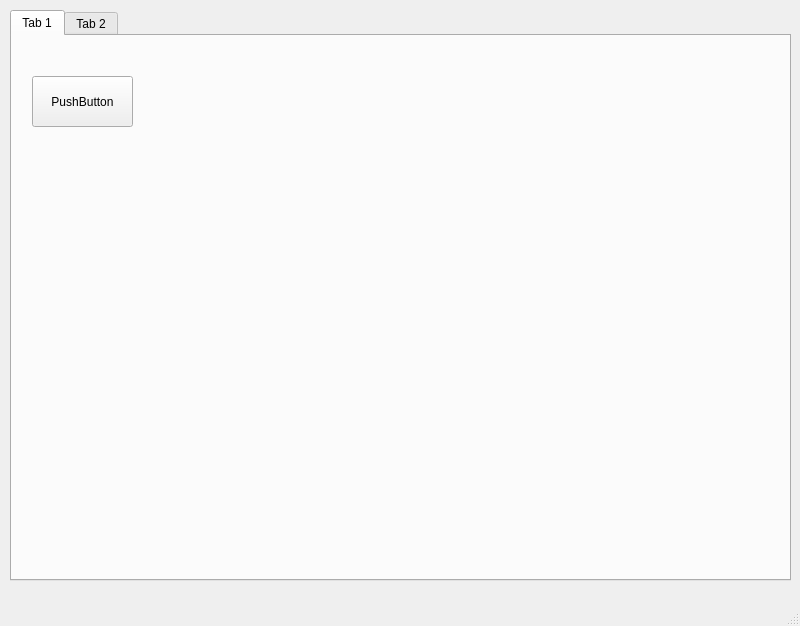
<?xml version="1.0" encoding="UTF-8"?>
<ui version="4.0">
 <class>MainWindow</class>
 <widget class="QMainWindow" name="MainWindow">
  <property name="geometry">
   <rect>
    <x>0</x>
    <y>0</y>
    <width>800</width>
    <height>626</height>
   </rect>
  </property>
  <property name="minimumSize">
   <size>
    <width>800</width>
    <height>626</height>
   </size>
  </property>
  <property name="maximumSize">
   <size>
    <width>800</width>
    <height>626</height>
   </size>
  </property>
  <property name="windowTitle">
   <string>MainWindow</string>
  </property>
  <widget class="QWidget" name="centralwidget">
   <widget class="QTabWidget" name="tabWidget">
    <property name="geometry">
     <rect>
      <x>10</x>
      <y>10</y>
      <width>781</width>
      <height>571</height>
     </rect>
    </property>
    <property name="currentIndex">
     <number>0</number>
    </property>
    <widget class="QWidget" name="tab">
     <attribute name="title">
      <string>Tab 1</string>
     </attribute>
     <widget class="QPushButton" name="pushButton1">
      <property name="geometry">
       <rect>
        <x>20</x>
        <y>40</y>
        <width>101</width>
        <height>51</height>
       </rect>
      </property>
      <property name="text">
       <string>PushButton</string>
      </property>
     </widget>
    </widget>
    <widget class="QWidget" name="tab_2">
     <attribute name="title">
      <string>Tab 2</string>
     </attribute>
     <widget class="QPushButton" name="pushButton2">
      <property name="geometry">
       <rect>
        <x>40</x>
        <y>50</y>
        <width>121</width>
        <height>51</height>
       </rect>
      </property>
      <property name="text">
       <string>PushButton</string>
      </property>
     </widget>
    </widget>
   </widget>
  </widget>
  <widget class="QMenuBar" name="menubar">
   <property name="geometry">
    <rect>
     <x>0</x>
     <y>0</y>
     <width>800</width>
     <height>22</height>
    </rect>
   </property>
  </widget>
  <widget class="QStatusBar" name="statusbar"/>
 </widget>
 <resources/>
 <connections/>
</ui>
